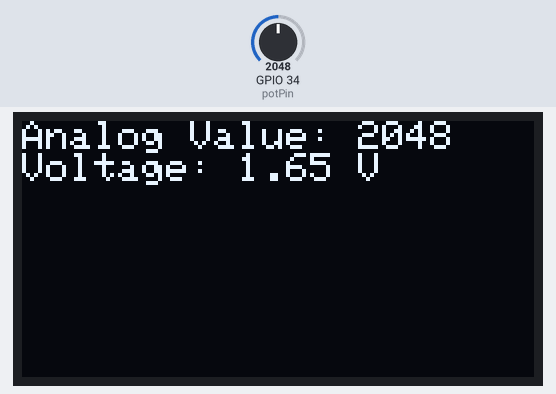
A sketch run on a simulated ESP32. Parts: 128×64 one-colour display. The inputs (shaded band) are chosen by the test bench; at power-on: GPIO 34 (potPin) = 2048.

Above: at 3.2 s.
3.3 s: GPIO 34 (potPin) set to 2866
At 4.8 s:
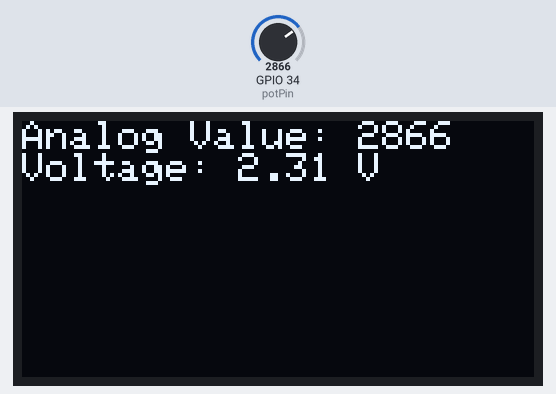
5.1 s: GPIO 34 (potPin) set to 3603
At 6.4 s:
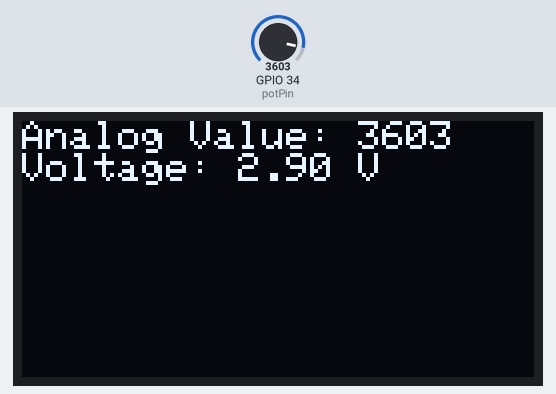
6.7 s: GPIO 34 (potPin) set to 4095
At 8.1 s:
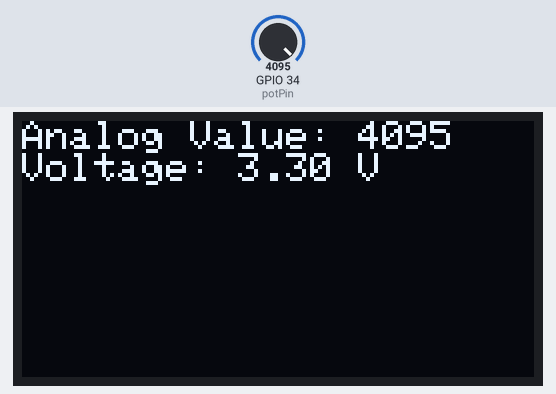
Timing chart, 0 to 9.7 s (numbered marks = the images above; inputs shaded):
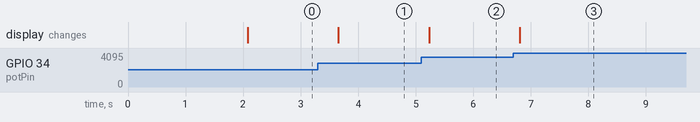

The sketch:

RTD.ino
```cpp
#include <Wire.h>
#include <Adafruit_GFX.h>
#include <Adafruit_SSD1306.h>

#define SCREEN_WIDTH 128  // OLED display width, in pixels
#define SCREEN_HEIGHT 64   // OLED display height, in pixels

// Create an instance of the OLED display
Adafruit_SSD1306 display(SCREEN_WIDTH, SCREEN_HEIGHT, &Wire, -1);

// Pin definitions
const int potPin = 34;  // GPIO pin for potentiometer (ADC pin)

void setup() {
  // Initialize the serial monitor for debugging
  Serial.begin(115200);

  // Initialize the OLED display with I2C address
  display.begin(SSD1306_SWITCHCAPVCC, 0x3C);  // Use 0x3C for the OLED I2C address
  display.clearDisplay();

  // Display initial message
  display.setTextSize(1);
  display.setTextColor(SSD1306_WHITE);
  display.setCursor(0, 0);
  display.println("ESP32 ADC Readings");
  display.display();
  delay(2000); // Pause for 2 seconds
}

void loop() {
  int analogValue = analogRead(potPin);  // Read the analog value from the potentiometer
  float voltage = analogValue * (3.3 / 4095.0); // Convert to voltage (0-3.3V)

  // Clear the display
  display.clearDisplay();

  // Display the readings
  display.setCursor(0, 0);
  display.print("Analog Value: ");
  display.println(analogValue);
  display.print("Voltage: ");
  display.print(voltage);
  display.println(" V");

  // Refresh the display
  display.display();

  delay(500);  // Update every half second
}
```

Measured:
- after the input at 3.3 s, the display: changes after 0.36 s (image 1)
- after the input at 5.1 s, the display: changes after 0.14 s (image 2)
- after the input at 6.7 s, the display: changes after 0.11 s (image 3)
